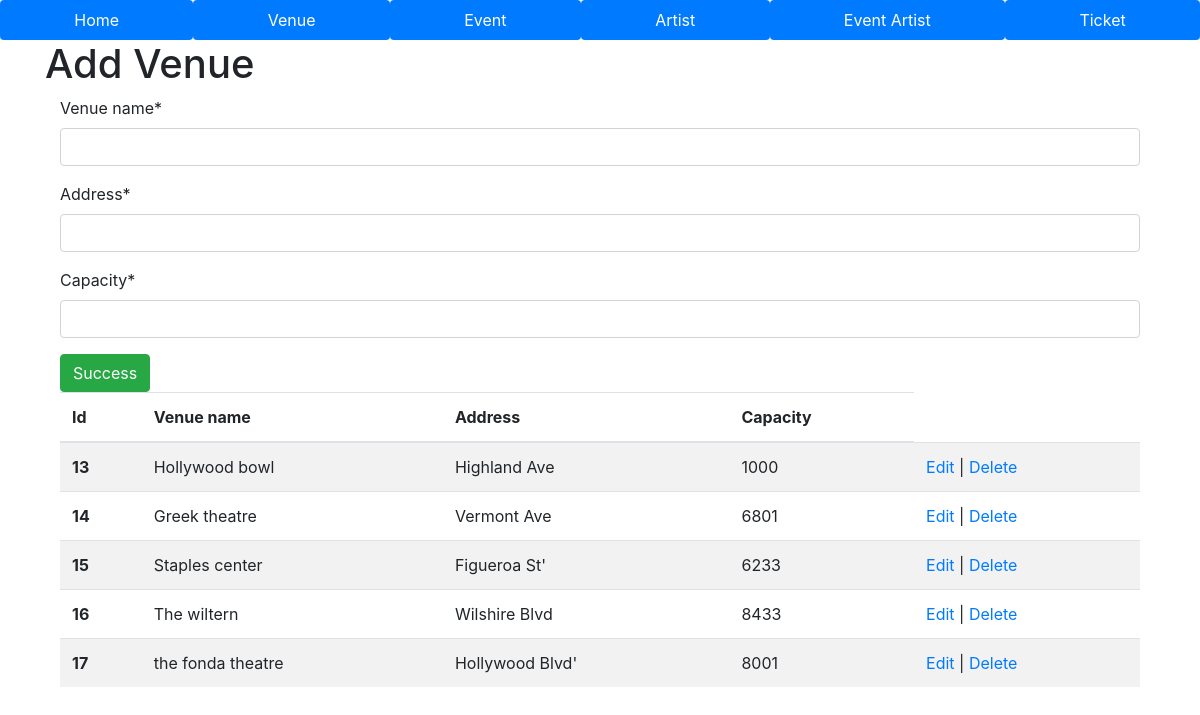
/add_venue/, run on the app's committed database.
### ticketsystem/models.py (models this page shows, shortened)
class Venue(models.Model):
  venue_name = models.CharField(max_length=50)
  address = models.CharField(max_length=50)
  capacity = models.IntegerField()

### ticketsystem/views.py (the view)
# urls.py: path('add_venue/', add_venue_view, name='add_venue_page'),
def add_venue_view(request):
    message = ''
    if request.method == "POST":
        venue_form = VenueForm(request.POST)
        if venue_form.is_valid():
            venue_form.save()
            messages.success(request, "Venue added successfully")
        else:
            messages.error(request, "Form has invalid data!!!")
    else:
        venue_form = VenueForm()
    venues = Venue.objects.all()
    context = {
        'form':venue_form,
        'msg':message,
        'venues': venues
    }
    return render (request, "add_venue.html", context)

### ticketsystem/forms.py
class VenueForm(ModelForm):
    class Meta:
        model = Venue
        fields = '__all__'

### ticketsystem/templates/add_venue.html (shortened to what this page needs)
{% extends "./master_page.html" %}
{% load crispy_forms_tags %}
{% block content %}
        <h1>Add Venue</h1>
        <div class="container">
            <form method="POST">
                {{ form|crispy }}
                <button type="submit" class="btn btn-success">Success</button>
            </form>
            <table class="table table-striped">
                <thead>
                    <tr>
                        <th scope='col'>Id</th>
                        <th scope='col'>Venue name</th>
                        <th scope='col'>Address</th>
                        <th scope='col'>Capacity</th>
                    </tr>
                </thead>
                <tbody>
                    {% for venue in venues %}
                        <tr>
                            <th scope="row">{{venue.id}}</th>
                            <td>{{venue.venue_name}}</td>
                            <td>{{venue.address}}</td>
                            <td>{{venue.capacity}}</td>
                            <td>
                                <a href = "{% url "edit_venue_page" venue.id %}">Edit</a> |
                                <a href = " {% url 'delete_venue_page' venue.id %}"
                                onclick="return confirm ('Confirm delete 😡!!!')">
                                Delete</a>
                            </td>
                        </tr>
                    {% endfor %}
                </tbody>
            </table>
        </div>
{% endblock content %}

### data on the page
Venue: id "13", venue_name "Hollywood bowl", address "Highland Ave", capacity "1000"
Venue: id "14", venue_name "Greek theatre", address "Vermont Ave", capacity "6801"
Venue: id "15", venue_name "Staples center", address "Figueroa St'", capacity "6233"
Venue: id "16", venue_name "The wiltern", address "Wilshire Blvd", capacity "8433"
Venue: id "17", venue_name "the fonda theatre", address "Hollywood Blvd'", capacity "8001"
